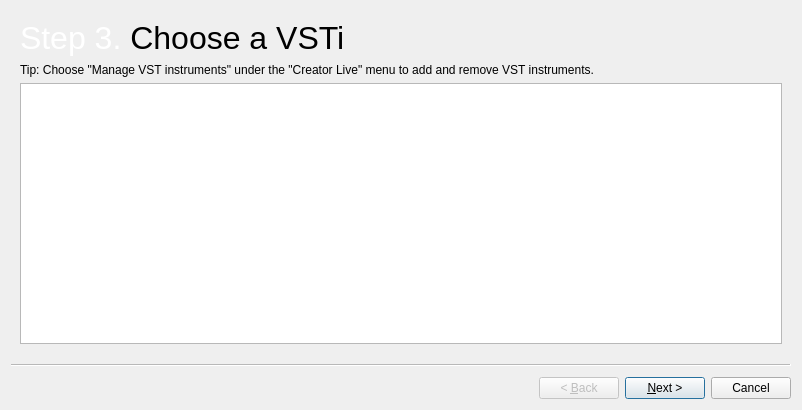
<?xml version="1.0" encoding="UTF-8"?>
<ui version="4.0">
 <class>VstWizard</class>
 <widget class="QWizard" name="VstWizard">
  <property name="geometry">
   <rect>
    <x>0</x>
    <y>0</y>
    <width>802</width>
    <height>410</height>
   </rect>
  </property>
  <property name="windowTitle">
   <string>Wizard</string>
  </property>
  <widget class="HackWidget" name="wizardPage1">
   <layout class="QVBoxLayout" name="verticalLayout">
    <item>
     <widget class="QLabel" name="label">
      <property name="text">
       <string>&lt;html&gt;&lt;head/&gt;&lt;body&gt;&lt;p&gt;&lt;span style=&quot; font-size:24pt; color:#ffffff;&quot;&gt;Step 3. &lt;/span&gt;&lt;span style=&quot; font-size:24pt; color:#000000;&quot;&gt;Choose a VSTi&lt;/span&gt;&lt;/p&gt;&lt;/body&gt;&lt;/html&gt;</string>
      </property>
     </widget>
    </item>
    <item>
     <widget class="QLabel" name="label_4">
      <property name="text">
       <string>Tip: Choose &quot;Manage VST instruments&quot; under the &quot;Creator Live&quot; menu to add and remove VST instruments.</string>
      </property>
      <property name="buddy">
       <cstring>listWidget_vsti</cstring>
      </property>
     </widget>
    </item>
    <item>
     <widget class="QListWidget" name="listWidget_vsti"/>
    </item>
   </layout>
  </widget>
  <widget class="QWizardPage" name="wizardPage2">
   <layout class="QVBoxLayout" name="verticalLayout_2">
    <item>
     <widget class="QLabel" name="label_2">
      <property name="text">
       <string>&lt;html&gt;&lt;head/&gt;&lt;body&gt;&lt;p&gt;&lt;span style=&quot; font-size:24pt; color:#ffffff;&quot;&gt;Step 4. &lt;/span&gt;&lt;span style=&quot; font-size:24pt; color:#000000;&quot;&gt;Choose an instance&lt;/span&gt;&lt;/p&gt;&lt;/body&gt;&lt;/html&gt;</string>
      </property>
     </widget>
    </item>
    <item>
     <widget class="QLabel" name="label_3">
      <property name="text">
       <string>Tip: an instance is a VSTi window. You can use the same VSTi window in more than one track by using the same instance.</string>
      </property>
      <property name="wordWrap">
       <bool>true</bool>
      </property>
     </widget>
    </item>
    <item>
     <widget class="QListWidget" name="listWidget_inst"/>
    </item>
   </layout>
  </widget>
  <widget class="QWizardPage" name="wizardPage">
   <layout class="QVBoxLayout" name="verticalLayout_3">
    <item>
     <widget class="QLabel" name="label_5">
      <property name="text">
       <string>&lt;html&gt;&lt;head/&gt;&lt;body&gt;&lt;p&gt;&lt;span style=&quot; font-size:24pt; color:#ffffff;&quot;&gt;Step 5. &lt;/span&gt;&lt;span style=&quot; font-size:24pt; color:#000000;&quot;&gt;Choose a channel&lt;/span&gt;&lt;/p&gt;&lt;/body&gt;&lt;/html&gt;</string>
      </property>
     </widget>
    </item>
    <item>
     <widget class="QLabel" name="label_6">
      <property name="text">
       <string>Tip: A channel is a MIDI input and a stereo audio output. Channel 'A' is the first MIDI output and the first two audio outputs (i.e., the first stereo audio output), and so on... Some VSTis only support one channel, others such as Kontakt support many.</string>
      </property>
      <property name="wordWrap">
       <bool>true</bool>
      </property>
     </widget>
    </item>
    <item>
     <widget class="QListWidget" name="listWidget_chan"/>
    </item>
   </layout>
  </widget>
  <widget class="QWizardPage" name="wizardPage_2">
   <layout class="QVBoxLayout" name="verticalLayout_4">
    <item>
     <widget class="QLabel" name="label_7">
      <property name="text">
       <string>&lt;html&gt;&lt;head/&gt;&lt;body&gt;&lt;p&gt;&lt;span style=&quot; font-size:24pt; color:#ffffff;&quot;&gt;Step 6. &lt;/span&gt;&lt;span style=&quot; font-size:24pt; color:#000000;&quot;&gt;Choose an output&lt;/span&gt;&lt;/p&gt;&lt;/body&gt;&lt;/html&gt;</string>
      </property>
     </widget>
    </item>
    <item>
     <widget class="QLabel" name="label_8">
      <property name="text">
       <string>Tip: You can manage your audio outputs by selecting &quot;Audio Setup...&quot; from the &quot;Creator Live&quot; menu.</string>
      </property>
     </widget>
    </item>
    <item>
     <widget class="QListWidget" name="listWidget_out"/>
    </item>
   </layout>
  </widget>
 </widget>
 <customwidgets>
  <customwidget>
   <class>HackWidget</class>
   <extends>QWizardPage</extends>
   <header>hackwidget.h</header>
   <container>1</container>
  </customwidget>
 </customwidgets>
 <resources/>
 <connections/>
</ui>
